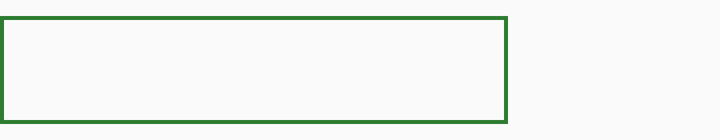
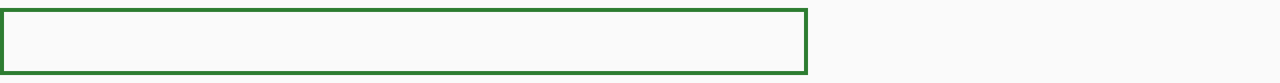

One screen, two layout resources from the same app: the default and the repository's alternative for another configuration. Each is rendered where Android would select it; the XML of both is given below.
<!-- AndroidManifest.xml: application theme AppTheme -->
<!-- res/layout/system_name.xml -->
<?xml version="1.0" encoding="utf-8"?>
<LinearLayout
    xmlns:android="http://schemas.android.com/apk/res/android"
    android:layout_height="wrap_content"
    android:layout_width="254dp"
    android:orientation="vertical"
    android:layout_marginTop="8dp"
    android:layout_marginBottom="8dp">
    <View
        android:layout_width="match_parent"
        android:layout_height="2dp"
        android:background="@color/us_ac_accent_dark"/>
    <LinearLayout
        android:layout_width="match_parent"
        android:layout_height="match_parent"
        android:orientation="horizontal">
        <View
            android:layout_width="2dp"
            android:layout_height="match_parent"
            android:background="@color/us_ac_accent_dark"/>
        <LinearLayout
            android:layout_width="250dp"
            android:layout_height="wrap_content"
            android:orientation="vertical">
            <TextView
                android:layout_width="match_parent"
                android:layout_height="wrap_content"
                android:id="@+id/tv_system_name"
                style="@style/MainActivityStyle"
                android:gravity="center"/>
            <TextView
                android:layout_width="match_parent"
                android:layout_height="wrap_content"
                android:id="@+id/tv_system_description"
                android:layout_marginBottom="4dp"
                android:textSize="12sp"
                android:gravity="center"
                android:text=""/>
        </LinearLayout>

        <View
            android:layout_width="2dp"
            android:layout_height="match_parent"
            android:background="@color/us_ac_accent_dark"/>
    </LinearLayout>

    <View
        android:layout_width="match_parent"
        android:layout_height="2dp"
        android:background="@color/us_ac_accent_dark"/>
</LinearLayout>
<!-- resources referenced by this layout -->
<resources>
  <color name="us_ac_accent_dark">#2E7D32</color>
  <style name="MainActivityStyle">
          <item name="android:textSize">16sp</item>
          <item name="android:layout_marginTop">4dp</item>
          <item name="android:layout_marginBottom">4dp</item>
          <item name="android:textStyle">bold</item>
      </style>
  <style name="AppTheme" parent="Theme.AppCompat.Light.DarkActionBar">
          
          <item name="colorPrimary">@color/us_ac_accent</item>
          <item name="colorPrimaryDark">@color/us_ac_accent_dark</item>
          <item name="colorAccent">@color/eu_ac_accent</item>
      </style>
  <color name="us_ac_accent">#4CAF50</color>
  <color name="eu_ac_accent">#795548</color>
</resources>
<!-- res/layout-land/system_name.xml (the repository's variant of the layout above) -->
<!-- drawn on the phone turned sideways -->
<?xml version="1.0" encoding="utf-8"?>
<LinearLayout
    xmlns:android="http://schemas.android.com/apk/res/android"
    android:layout_height="wrap_content"
    android:layout_width="404dp"
    android:orientation="vertical"
    android:layout_marginTop="4dp"
    android:layout_marginBottom="4dp">
    <View
        android:layout_width="match_parent"
        android:layout_height="2dp"
        android:background="@color/us_ac_accent_dark"/>
    <LinearLayout
        android:layout_width="match_parent"
        android:layout_height="match_parent"
        android:orientation="horizontal">
        <View
            android:layout_width="2dp"
            android:layout_height="match_parent"
            android:background="@color/us_ac_accent_dark"/>
        <LinearLayout
            android:layout_width="400dp"
            android:layout_height="wrap_content"
            android:orientation="horizontal">
            <TextView
                android:layout_width="175dp"
                android:layout_height="wrap_content"
                android:id="@+id/tv_system_name"
                style="@style/MainActivityStyle_land"
                android:gravity="center"/>
            <TextView
                android:layout_width="225dp"
                android:layout_height="wrap_content"
                android:id="@+id/tv_system_description"
                android:layout_marginTop="4dp"
                android:layout_marginBottom="4dp"
                android:textSize="12sp"
                android:gravity="center"
                android:text=""/>
        </LinearLayout>

        <View
            android:layout_width="2dp"
            android:layout_height="match_parent"
            android:background="@color/us_ac_accent_dark"/>
    </LinearLayout>

    <View
        android:layout_width="match_parent"
        android:layout_height="2dp"
        android:background="@color/us_ac_accent_dark"/>
</LinearLayout>
<!-- resources referenced by the variant -->
<!-- as the phone turned sideways resolves them -->
<resources>
  <color name="us_ac_accent_dark">#2E7D32</color>
  <style name="MainActivityStyle_land">
          <item name="android:textSize">16sp</item>
          <item name="android:layout_marginTop">4dp</item>
          <item name="android:layout_marginBottom">4dp</item>
          <item name="android:textStyle">bold</item>
      </style>
  <style name="AppTheme" parent="Theme.AppCompat.Light.DarkActionBar">
          
          <item name="colorPrimary">@color/us_ac_accent</item>
          <item name="colorPrimaryDark">@color/us_ac_accent_dark</item>
          <item name="colorAccent">@color/eu_ac_accent</item>
      </style>
  <color name="us_ac_accent">#4CAF50</color>
  <color name="eu_ac_accent">#795548</color>
</resources>
